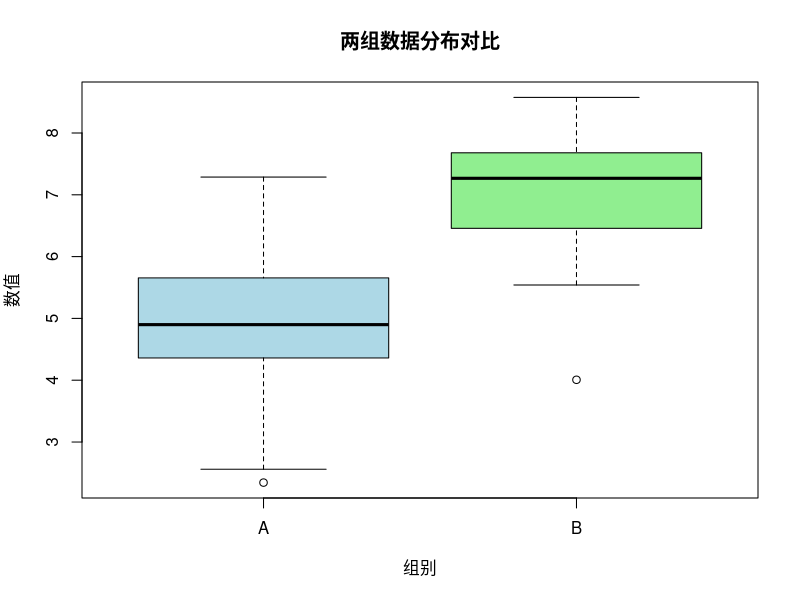

R code for this plot:
# 1. 生成模拟数据
set.seed(42)                      # 固定随机种子，保证结果可复现
n <- 100
df <- data.frame(
  group = rep(c("A", "B"), each = n / 2),
  value = c(rnorm(n / 2, mean = 5), rnorm(n / 2, mean = 7))
)

# 2. 查看前几行
head(df)

# 3. 分组描述统计（均值、标准差）
aggregate(value ~ group, data = df,
          FUN = function(x) c(mean = mean(x), sd = sd(x)))

# 4. 独立样本 t 检验
t.test(value ~ group, data = df)

# 5. 画箱线图
boxplot(value ~ group, data = df,
        col = c("lightblue", "lightgreen"),
        main = "两组数据分布对比",
        xlab = "组别", ylab = "数值")
